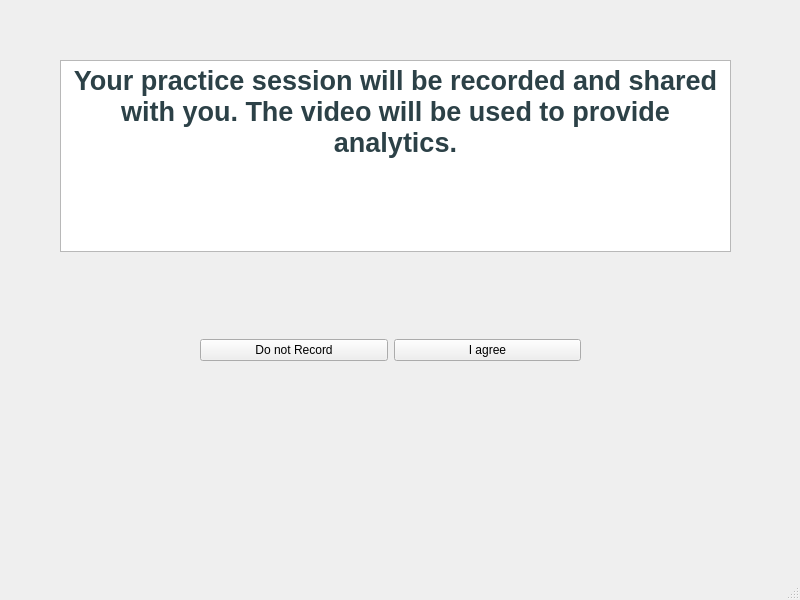
<?xml version="1.0" encoding="UTF-8"?>
<ui version="4.0">
 <class>PermissionPage</class>
 <widget class="QMainWindow" name="PermissionPage">
  <property name="geometry">
   <rect>
    <x>0</x>
    <y>0</y>
    <width>800</width>
    <height>600</height>
   </rect>
  </property>
  <property name="windowTitle">
   <string>MainWindow</string>
  </property>
  <widget class="QWidget" name="centralwidget">
   <widget class="QTextBrowser" name="textBrowser">
    <property name="geometry">
     <rect>
      <x>60</x>
      <y>60</y>
      <width>671</width>
      <height>192</height>
     </rect>
    </property>
    <property name="html">
     <string>&lt;!DOCTYPE HTML PUBLIC &quot;-//W3C//DTD HTML 4.0//EN&quot; &quot;http://www.w3.org/TR/REC-html40/strict.dtd&quot;&gt;
&lt;html&gt;&lt;head&gt;&lt;meta name=&quot;qrichtext&quot; content=&quot;1&quot; /&gt;&lt;meta charset=&quot;utf-8&quot; /&gt;&lt;style type=&quot;text/css&quot;&gt;
p, li { white-space: pre-wrap; }
&lt;/style&gt;&lt;/head&gt;&lt;body style=&quot; font-family:'Segoe UI'; font-size:9pt; font-weight:400; font-style:normal;&quot;&gt;
&lt;p align=&quot;center&quot; style=&quot; margin-top:0px; margin-bottom:0px; margin-left:0px; margin-right:0px; -qt-block-indent:0; text-indent:0px;&quot;&gt;&lt;span style=&quot; font-size:20pt; font-weight:700; color:#2c4147;&quot;&gt;Your practice session will be recorded and shared with you. The video will be used to provide analytics.&lt;/span&gt;&lt;/p&gt;&lt;/body&gt;&lt;/html&gt;</string>
    </property>
   </widget>
   <widget class="QWidget" name="horizontalLayoutWidget">
    <property name="geometry">
     <rect>
      <x>200</x>
      <y>310</y>
      <width>381</width>
      <height>80</height>
     </rect>
    </property>
    <layout class="QHBoxLayout" name="horizontalLayout">
     <item>
      <widget class="QPushButton" name="pushButton_2">
       <property name="text">
        <string>Do not Record</string>
       </property>
      </widget>
     </item>
     <item>
      <widget class="QPushButton" name="IAgree">
       <property name="text">
        <string>I agree</string>
       </property>
      </widget>
     </item>
    </layout>
   </widget>
  </widget>
  <widget class="QMenuBar" name="menubar">
   <property name="geometry">
    <rect>
     <x>0</x>
     <y>0</y>
     <width>800</width>
     <height>25</height>
    </rect>
   </property>
  </widget>
  <widget class="QStatusBar" name="statusbar"/>
 </widget>
 <resources/>
 <connections/>
</ui>
